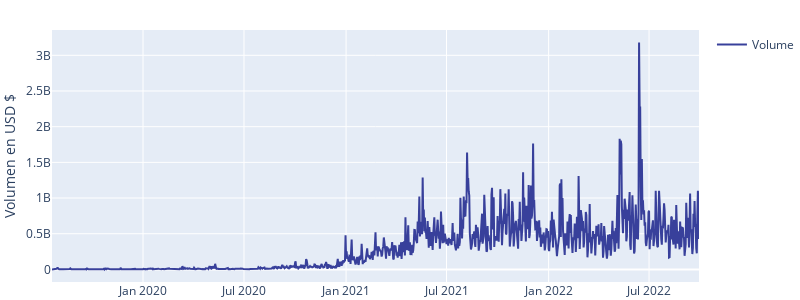

The notebook cell this image was saved under:
### Code cell
import plotly.graph_objs as go
import pandas as pd


fig2 = go.Figure([
    go.Scatter(
        name='Volume',
        x=btc.date.values,
        y=btc.volume.values,
        mode='lines',
        marker=dict(color='#38409B', size=2),
        line=dict(width=2),
        showlegend=True
    )])
fig2.update_layout(
    width = 800,
    height = 300,
    margin=dict(l=1, r=1, b=1, t=30),
    yaxis_title='Volumen en USD $',
    hovermode='x'
    )
fig2.show()

### Figure 1 — Plotly figure (JSON) as saved in the notebook; plotly's stock layout.template omitted (floating-point values rounded to 4 significant figures; data arrays with more than 128 entries replaced by an {"elided": "..."} marker saying what was removed)
{"data": [{"line": {"width": 2}, "marker": {"color": "#38409B", "size": 2}, "mode": "lines", "name": "Volume", "showlegend": true, "type": "scatter", "x": {"elided": "1167 str values"}, "y": {"elided": "1167 float values"}}], "layout": {"height": 300, "hovermode": "x", "margin": {"b": 1, "l": 1, "r": 1, "t": 30}, "width": 800, "yaxis": {"title": {"text": "Volumen en USD $"}}}}
